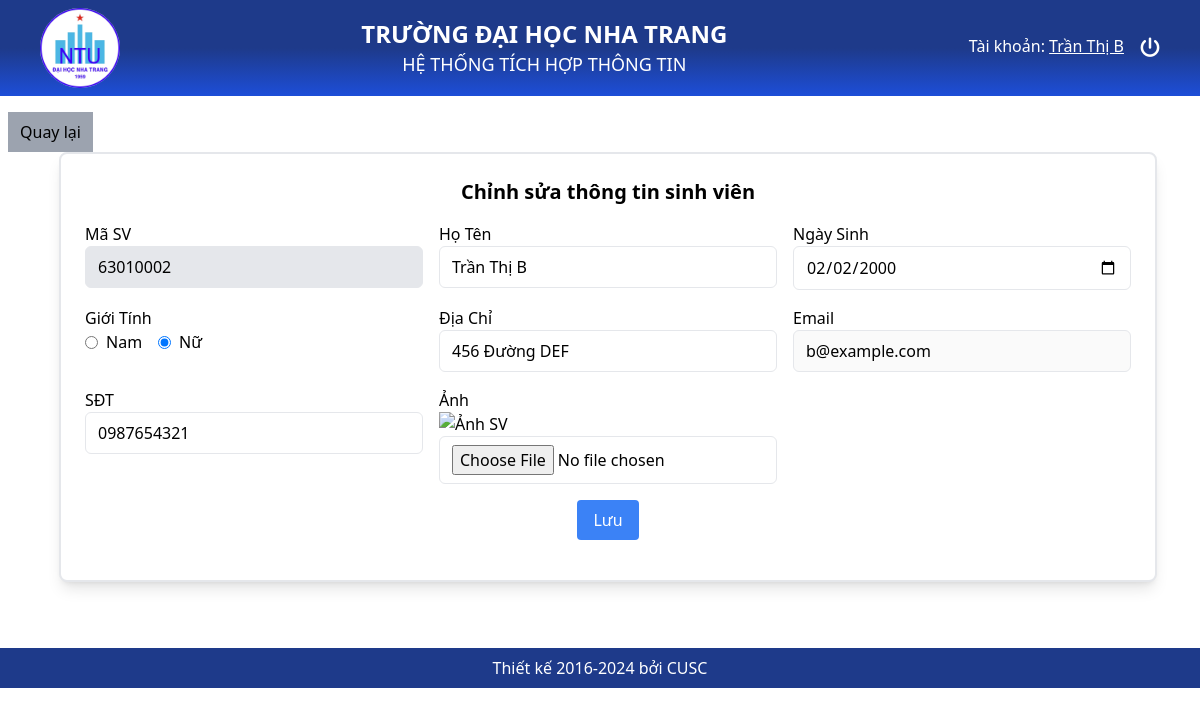
Screenshot of /Views/SV_ChinhSua.php?MaSV=63010002 (signed in) with the database file from the repository.
### tables this page shows
CREATE TABLE `sinhvien` (
  `MaSV` varchar(20) NOT NULL,
  `HoTen` varchar(100) NOT NULL,
  `NgaySinh` date DEFAULT NULL,
  `GioiTinh` varchar(10) NOT NULL,
  `DiaChi` varchar(200) DEFAULT NULL,
  `Email` varchar(100) DEFAULT NULL,
  `SDT` varchar(15) DEFAULT NULL,
  `AnhSV` varchar(100) NOT NULL,
  `MaLop` varchar(10) NOT NULL
);

### Controllers/SinhVienController.php (called while the page is built, shortened)
<?php
class SinhVienController
{
    protected $conn;
    public function __construct($conn)
    {
        $this->conn = $conn;
    }
    public function ChiTietSinhVien($maSV)
    {
        $sql = "SELECT * FROM sinhvien WHERE MaSV='$maSV'";
        $result =  $this->conn->query($sql);
        return $result->fetch_assoc();
    }
}
?>

### Views/SV_ChinhSua.php (the view, shortened to what this page needs)
<?php
require_once __DIR__ . '/../config/db.php';
include_once __DIR__ . '/../Controllers/SinhVienController.php';
$svController = new SinhVienController($conn);
if (isset($_GET['MaSV'])) {
    $maSV = $_GET['MaSV'];
}
$sinhvien = $svController->ChiTietSinhVien($maSV);
?>
<?php include_once __DIR__ . "/../layout/header.php"; ?>
<body>
    <div class="m-4 w-full mx-2 min-h-[520px] ">
        <button onclick="window.history.back()" class="px-3 py-2 bg-gray-400">Quay lại</button>
        <div id="" class="flex items-center justify-center">
            <div class="bg-white p-6 rounded-lg w-max shadow-lg border-2">
                <h2 class="text-xl font-bold mb-4 text-center">
                    <?php echo 'Chỉnh sửa thông tin sinh viên'; ?>
                </h2>
                <form method="POST" action="" class="grid grid-cols-3 gap-4 mt-4" enctype="multipart/form-data">
                    <div class="">
                        <label class="block font-medium">Mã SV</label>
                        <input type="text" name="maSV" class="w-full px-3 py-2 border rounded-md bg-gray-200"
                               value="<?php echo $maSV; ?>" readonly>
                    </div>
                    <div class="">
                        <label class="block font-medium">Họ Tên</label>
                        <input type="text" name="hoTen" class="w-full px-3 py-2 border rounded-md"
                               value="<?php echo $sinhvien['HoTen']; ?>" required>
                    </div>
                    <div class="">
                        <label class="block font-medium">Ngày Sinh</label>
                        <input type="date" name="ngaySinh" class="w-full px-3 py-2 border rounded-md"
                               value="<?php echo $sinhvien['NgaySinh']; ?>" required>
                    </div>
                    <div class="">
                        <label class="block font-medium">Giới Tính</label>
                        <div class="flex items-center space-x-4">
                            <label class="flex items-center">
                                <input type="radio" name="gioiTinh" value="Nam" class="mr-2" required
                                    <?php echo ($sinhvien["GioiTinh"] === 'Nam') ? 'checked' : ''; ?>>
                                Nam
                            </label>
                            <label class="flex items-center">
                                <input type="radio" name="gioiTinh" value="Nữ" class="mr-2"
                                    <?php echo ($sinhvien["GioiTinh"] === 'Nữ') ? 'checked' : ''; ?>>
                                Nữ
                            </label>
                        </div>
                    </div>
                    <div class="">
                        <label class="block font-medium">Địa Chỉ</label>
                        <input type="text" name="diaChi" class="w-full px-3 py-2 border rounded-md"
                               value="<?php echo $sinhvien['DiaChi']; ?>" required>
                    </div>
                    <div class="">
                        <label class="block font-medium">Email</label>
                        <input type="email" name="email" class="w-full px-3 py-2 border rounded-md"
                               value="<?php echo $sinhvien['Email']; ?>" disabled>
                    </div>
                    <div class="">
                        <label class="block font-medium">SĐT</label>
                        <input type="text" name="Sdt" class="w-full px-3 py-2 border rounded-md"
                               value="<?php echo $sinhvien['SDT']; ?>" required>
                    </div>
                    <div class="">
                        <label class="block font-medium">Ảnh</label>
                        <img src="" alt="Ảnh SV">
                        <input type="file" accept="image/*" name="AnhSV" class="w-full px-3 py-2 border rounded-md "
                            required>
                    </div>
                    <div class="col-span-3 text-center">
                        <button type="submit" name="LuuSV" value="LuuSV"
                                class="px-4 py-2 bg-blue-500 text-white rounded hover:bg-blue-600">
                            <?php echo 'Lưu '; ?>
                        </button>
                    </div>
                </form>
            </div>
        </div>
    </div>
</body>
<?php include_once __DIR__ . "/../layout/footer.php"; ?>

### rows the page displays
sinhvien: hoTen "Trần Thị B", ngaySinh "02/02/2000", GioiTinh "☐ Nam", GioiTinh "☑ Nữ", diaChi "456 Đường DEF", email "b@example.com", Sdt "0987654321"

### other values shown
$_SESSION['User']['HoTen'] "Trần Thị B"
